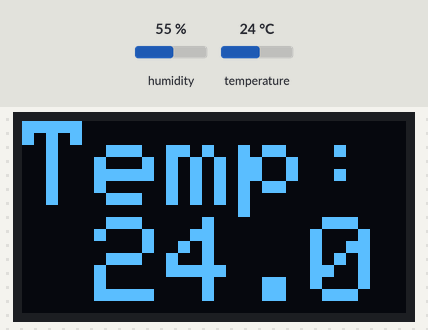
Recording of a sketch running on a simulated ESP8266 (NodeMCU). On the bench: 128×64 one-colour display. The inputs (shaded band) are chosen by the test bench; at power-on: temperature 24 °C, humidity 55 %. What the sketch prints to the serial monitor is not drawn.

Above: at 2.9 s.
3.0 s: temperature set to 12 °C
At 5.3 s:
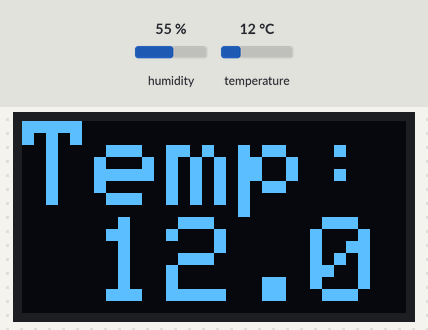
5.7 s: temperature set to 19 °C
At 7.4 s:
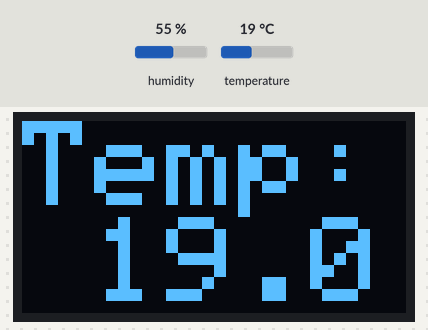
8.4 s: temperature set to 28 °C
At 11.7 s:
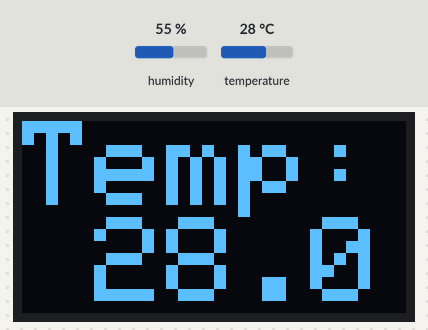
Timing chart, 0 to 13.2 s (numbered marks = the images above; inputs shaded):
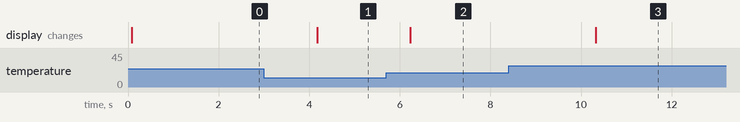

Measured:
- after the input at 3.0 s, the display: changes after 1.2 s (image 1)
- after the input at 5.7 s, the display: changes after 0.53 s (image 2)
- after the input at 8.4 s, the display: changes after 1.9 s (image 3)

The sketch:

oled-dht.ino
```cpp
#include <DHT.h>
#include <Adafruit_SSD1306.h>
#include <splash.h>
#include <OakOLED.h> // OLED library

#define DHTPIN D4
#define DHTTYPE DHT11

OakOLED oled;
DHT dht(DHTPIN, DHTTYPE);

void setup() {
  Serial.begin(9600);
  dht.begin();
  oled.begin();
  oled.clearDisplay();
  oled.setTextSize(4);
  oled.setTextColor(1);
  oled.setCursor(0, 0);
}

void loop() {

  float temp = dht.readTemperature();  // Read temperature in Celsius
  float hum = dht.readHumidity();      // Read humidity percentage


  Serial.print("Temperature: ");
  Serial.print(temp);
  Serial.print(" °C ");
  Serial.print("Humidity: ");
  Serial.print(hum);
  Serial.println(" %");

  oled.clearDisplay();

  oled.setCursor(0, 0);
  oled.println("Temp: " + String(temp) + " C");
  oled.println("Hum: " + String(hum) + " %");
  oled.display();

  delay(2000);
}
```
